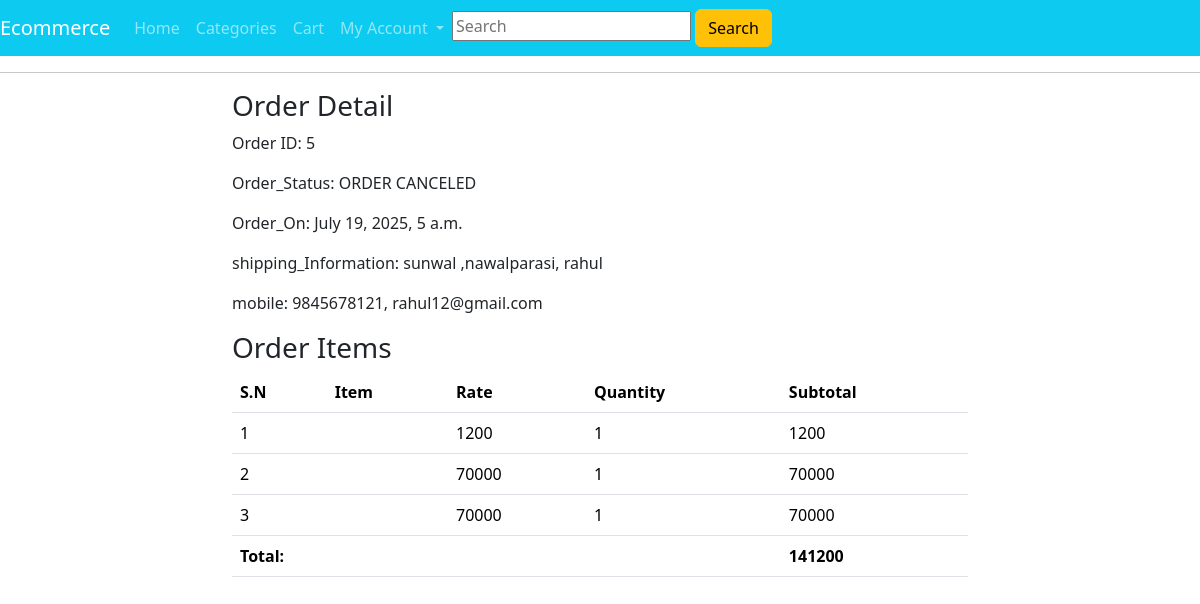
/profile/order/5/ (signed in), run on the app's committed database.
### ecomapp/models.py (models this page shows, shortened)
class Order(models.Model):
    cart=models.OneToOneField(Cart,on_delete=models.CASCADE)
    order_by=models.CharField(max_length=20)
    shipping_address=models.CharField(max_length=20)
    mobile=models.CharField(max_length=10)
    email=models.EmailField(null=True ,blank=True)
    subtotal=models.PositiveIntegerField()
    discount=models.PositiveIntegerField()
    total=models.PositiveIntegerField()
    order_status=models.CharField(max_length=30,choices=ORDER_STATUS)
    created_at=models.DateTimeField(auto_now_add=True)

class CartProduct(models.Model):
    cart=models.ForeignKey(Cart,on_delete=models.CASCADE)
    Product=models.ForeignKey(Product,on_delete=models.CASCADE)
    rate=models.PositiveIntegerField()
    quantity=models.PositiveIntegerField()
    subtotal=models.PositiveIntegerField()

### ecomapp/views.py (the view)
# urls.py: path('profile/order/<int:pk>/',CustomerOrderDetailView.as_view(), name='orderdetail'),
class CustomerOrderDetailView(DetailView):
    template_name='orderdetail.html'
    model=Order
    context_object_name='order_obj'
    def dispatch(self, request, *args, **kwargs):
         if request.user.is_authenticated and request.user.customer:
             pass
         else:
            return  redirect('/login/?next=/profile/')
         return super().dispatch(request, *args, **kwargs)

### templates/orderdetail.html (shortened to what this page needs)
{% extends 'base.html' %}
{% block start %}
<div class="container">
    <div class="row">
        <div class="col-md-8 mx-auto">
            <h3>Order Detail</h3>
             <p><span>Order ID: </span> {{order_obj.id}}</p>
              <p><span>Order_Status: </span> {{order_obj.order_status}}</p>
               <p><span>Order_On: </span> {{order_obj.created_at}}</p>
               <p><span>shipping_Information: </span> {{order_obj.shipping_address}}, {{order_obj.order_by}}</p>
               <p><span>mobile: </span> {{order_obj.mobile}}, {{order_obj.email}}</p>
               <h3>Order Items</h3>
               <table class="table">
                <tr>
                    <th>S.N</th>
                    <th>Item</th>
                    <th>Rate</th>
                    <th>Quantity</th>
                    <th>Subtotal</th>
                </tr>
                {% for cp in order_obj.cart.cartproduct_set.all %}
                <tr>
                    <td>{{forloop.counter}}</td>
                    <td>{{cp.product.title}}</td>
                    <td>{{cp.rate}}</td>
                    <td>{{cp.quantity}}</td>
                    <td>{{cp.subtotal}}</td>
                </tr>
                {% endfor %}
                <tr>
                    <th colspan="4" class="text-right">Total: </th>
                    <th>{{order_obj.total}}</th>
                </tr>
               </table>
        </div>
    </div>
</div>
{% endblock %}

### data on the page
Order: id "5", order_status "ORDER CANCELED", created_at "July 19, 2025, 5 a.m.", shipping_address "sunwal ,nawalparasi", order_by "rahul", mobile "9845678121", email "rahul12@gmail.com", total "141200"
CartProduct: rate "1200", quantity "1", subtotal "1200"
CartProduct: rate "70000", quantity "1", subtotal "70000"
CartProduct: rate "70000", quantity "1", subtotal "70000"
